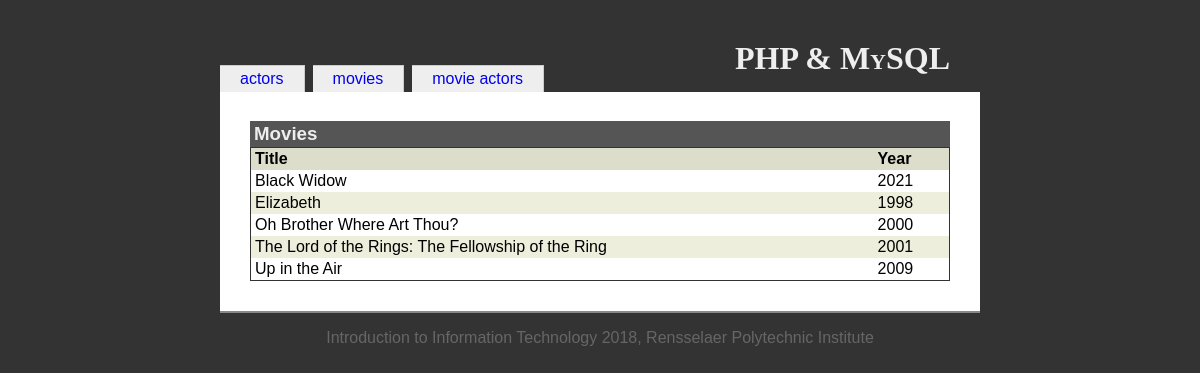
Page /inclassexample/movies.php on the committed database.
### tables this page shows
CREATE TABLE `movies` (
   `movieid` int(10) unsigned NOT NULL AUTO_INCREMENT,
   `title` varchar(100) NOT NULL,
   `year` char(4) DEFAULT NULL,
   PRIMARY KEY (`movieid`)
);

### inclassexample/movies.php (the view, shortened to what this page needs)
<?php
  include('includes/init.inc.php');
  include('includes/functions.inc.php');
?>
<?php include('includes/head.inc.php'); ?>
<h1>PHP &amp; MySQL</h1>
<?php include('includes/menubody.inc.php'); ?>
<?php
$dbOk = false;
@$db = new mysqli('localhost', 'root', 'root', 'iit');
if ($db->connect_error) {
  echo '<div class="messages">Could not connect to the database. Error: ';
  echo $db->connect_errno . ' - ' . $db->connect_error . '</div>';
} else {
  $dbOk = true;
}
?>
<h3>Movies</h3>
<table id="actorTable">
<?php
if ($dbOk) {
  $query = 'select * from movies order by title';
  $result = $db->query($query);
  if ($result) {
    $numRecords = $result->num_rows;
    echo '<tr><th>Title</th><th>Year</th></tr>';
    for ($i = 0; $i < $numRecords; $i++) {
      $record = $result->fetch_assoc();
      if ($i % 2 == 0) {
        echo "\n" . '<tr><td>';
      } else {
        echo "\n" . '<tr class="odd"><td>';
      }
      echo htmlspecialchars($record['title']);
      echo '</td><td>';
      echo htmlspecialchars($record['year']);
      echo '</td></tr>';
    }
  } else {
    echo '<tr><td colspan="2">Could not read movies from database.</td></tr>';
  }
}
?>
</table>
<?php include('includes/foot.inc.php');
?>

### inclassexample/resources/iit.css (style rules this page uses)
body { font-family: Georgia, Arial, Helvetica, sans-serif; color: black; background-color: #333; margin: 0; padding: 0; }
h1 { position: relative; top: 20px; text-align: right; margin: 20px 30px 0 0; font-family: Palatino, Times New Roman, Times, serif; font-variant: small-caps; }
h3 { margin: 1em 0 0 0; background-color: #555; color: #eee; padding: 2px 4px; }
table { margin: 0; }
th { text-align: left; padding-right: 1em; }
td { padding-right: 1em; }
#actorTable { width: 100%; border-spacing: 0; border: 1px solid #333; }
#actorTable th { background-color: #ddc; padding: 2px 4px; }
#actorTable td { padding: 2px 4px; }
#actorTable tr.odd td { background-color: #eed; color: black; }

### rows in the picture
movies: title "Black Widow", year "2021"
movies: title "Elizabeth", year "1998"
movies: title "Oh Brother Where Art Thou?", year "2000"
movies: title "The Lord of the Rings: The Fellowship of the Ring", year "2001"
movies: title "Up in the Air", year "2009"

### other values in the picture
$value "actors"
$value "movies"
$value "movie actors"
